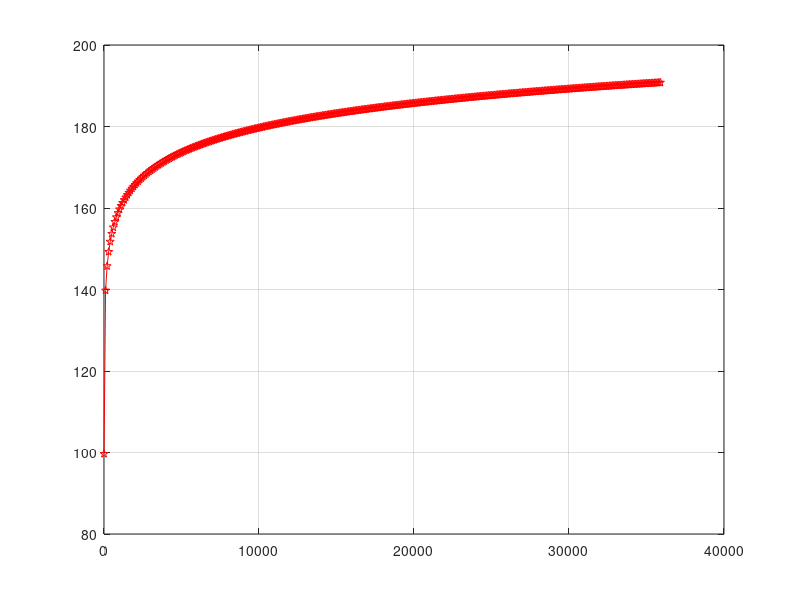
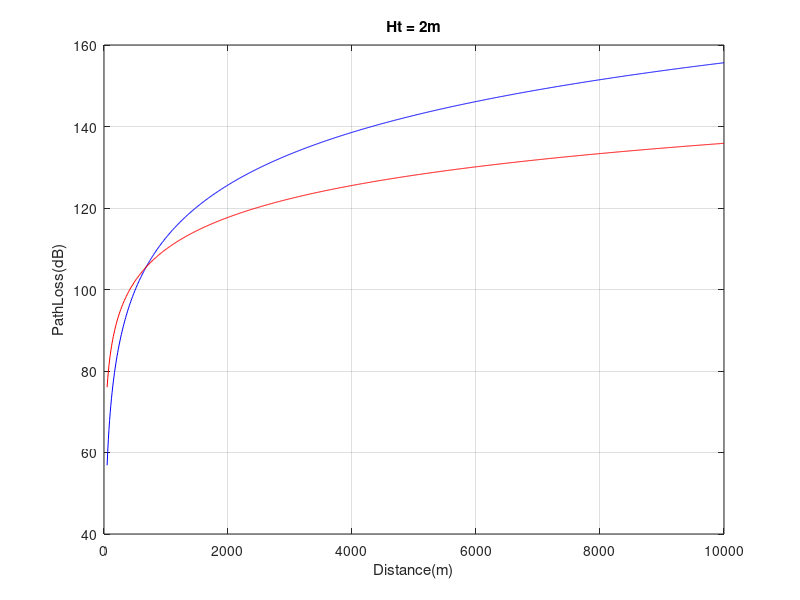
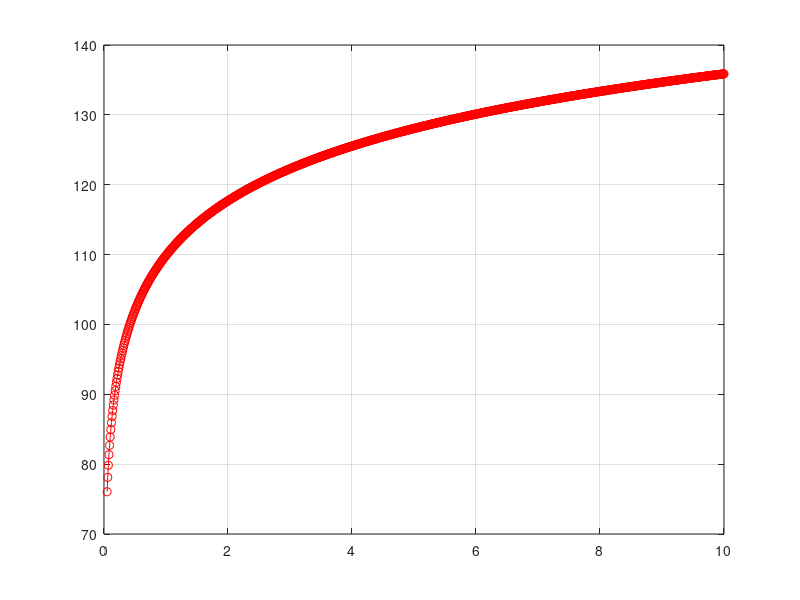
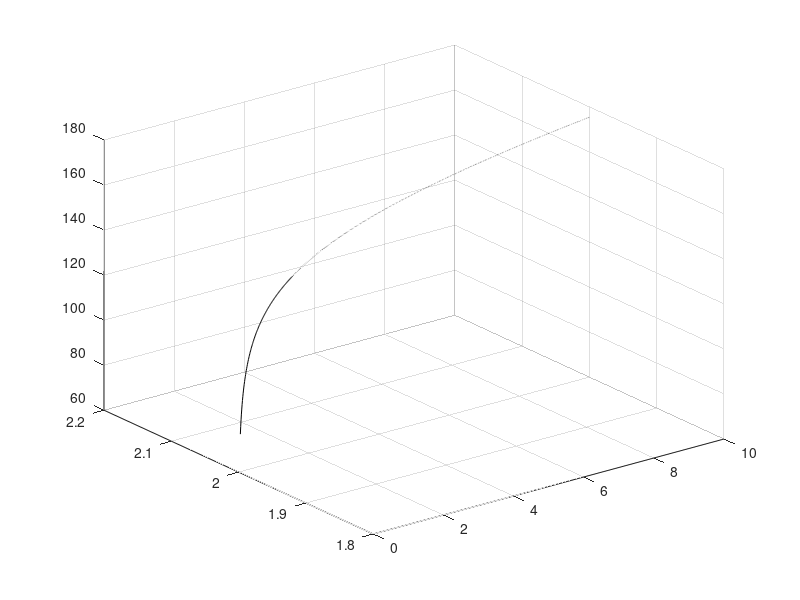

Write MATLAB code to recreate these figures, in order.


% small distance los pathloss

clear;

%% Alt 1: free space
F = 2300;   % MHz;
D = 1:100:36000;  % Km

PL = 20*log10(F) + 20*log10(D) + 32.45;   % free space,

figure();
plot(D,PL,'r-p');
grid on;

%% Alt 2:cost-231 Hata model
f1 = 600;
f2 = 2300;
d = 0.05:0.01:10.0;
ht = 2.0;
hr = 2.0;
a_hr = 0
Cm = -23.6;    % rural
PL1 = 46.3+33.9*log10(f1)-13.82*log10(ht)-a_hr+(44.9-6.55*log10(ht))*log10(d)+Cm;
PL2 = 46.3+33.9*log10(f2)-13.82*log10(ht)-a_hr+(44.9-6.55*log10(ht))*log10(d)+Cm;
% pl = 46.33+(44.9-6.55*log10(ht))*log10(d)+33.9*log10(f)-((1.1*log10(f)-0.7)*hr-1.56*log10(f)+0.8)-13.82*log(ht)
pl1 = 46.33+(44.9-6.55*log10(ht))*log10(d) + 33.9*log10(f1)-((1.1*log10(f1)-0.7)*hr-1.56*log10(f1)+0.8)-13.82*log(ht);
pl2 = 46.33+(44.9-6.55*log10(ht))*log10(d) + 33.9*log10(f2)-((1.1*log10(f2)-0.7)*hr-1.56*log10(f2)+0.8)-13.82*log(ht);

pl_los = 42.64+20*log10(f2)+26*log10(d);
% R = 6378;
% PL2_earth = 46.3+33.9*log10(f2)-13.82*log10(ht+d*sin(asin(d/R)))-a_hr+(44.9-6.55*log10(ht))*log10(d)+Cm;


figure();
% plot(d*1000,PL1,'r-',d*1000,PL2,'b-');
plot(d*1000,PL1,'b-',d*1000,pl_los,'r-');
grid on;
title('Ht = 2m');
xlabel('Distance(m)');
ylabel('PathLoss(dB)');

figure();
plot(d,pl_los,'r-o');
grid on;



figure();
surf(d,ht,PL2);


figure();
plot(d*1000,pl1,'r-',d*1000,PL1,'b-');
grid on;
title('Ht = 2m');
xlabel('Distance(m)');
ylabel('PathLoss(dB)');





%% Alt 3:sea far distance
f = 1800;               % MHz
d = 10:0.1:50;        %km
ht = 100.0;
hr = 4;
a = 5;
Lboat = 0;
Learth = 0;

lamda = 300/f;
L0 = 20*log10(f) + 20*log10(d) + 32.45;   % free space,
PL = L0 - 10*log10(2-2*cos(4*pi*ht*hr./(1000*d*lamda))) + a + Lboat + Learth;



figure();
% plot(d,PL,'r-',d,L0,'b-');
plot(d,PL,'r-');
grid on;
title('Ht = 100m');
xlabel('Distance(km)');
ylabel('PathLoss(dB)');


%%







